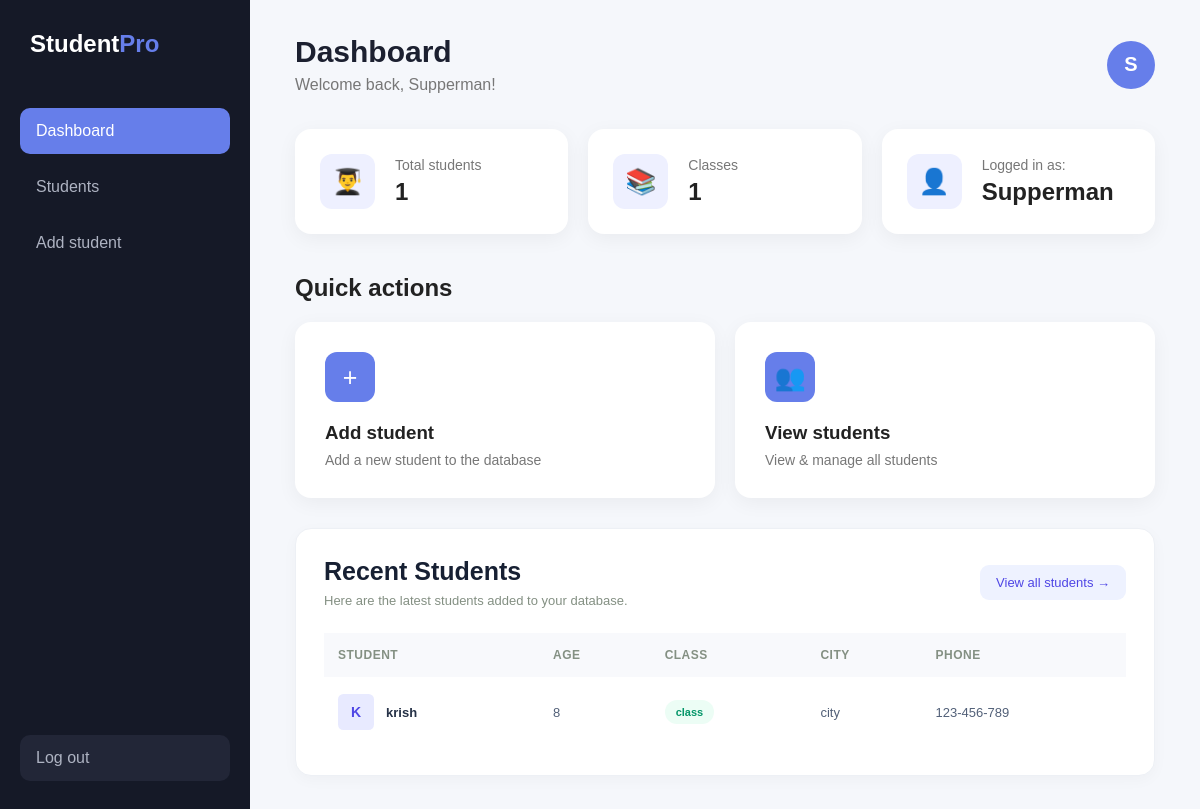
The page /dashboard (signed in) on the database as committed earlier.
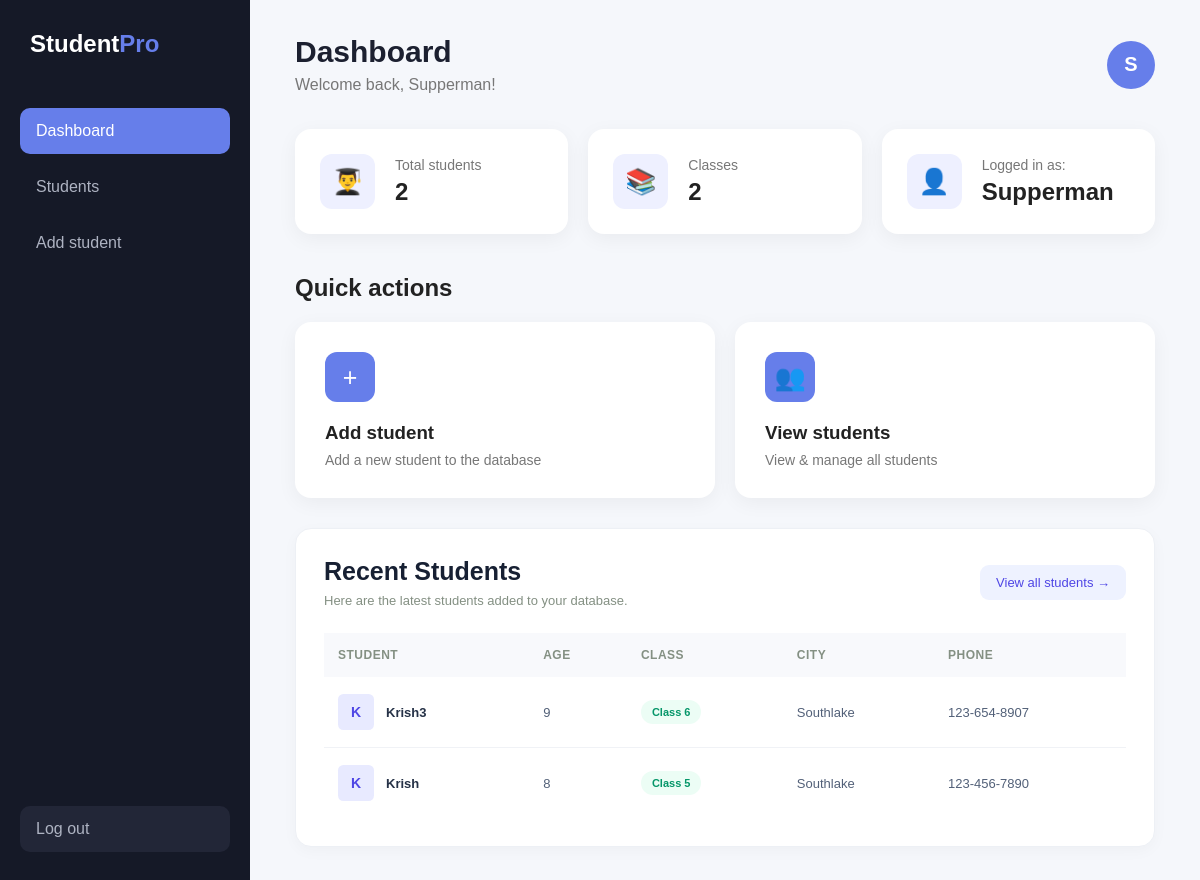
The same page on the database as committed later.
### tables this page shows
CREATE TABLE students(
        id INTEGER PRIMARY KEY AUTOINCREMENT,
        name TEXT NOT NULL,
        age INTEGER NOT NULL,
        class_name TEXT NOT NULL,
        city TEXT NOT NULL,
        phone TEXT NOT NULL
    );

### app.py (the view)
@app.route("/dashboard")
def dashboard():
    if "username" not in session:
        return redirect("/")
    username = session["username"]
    conn = sqlite3.connect("students.db")
    cursor = conn.cursor()
    cursor.execute("SELECT COUNT(*) FROM students")
    total_students = cursor.fetchone()[0]
    cursor.execute("""
        SELECT COUNT(DISTINCT class_name)
        FROM students
    """)
    total_classes = cursor.fetchone()[0]
    cursor.execute("""
        SELECT * FROM students
        ORDER BY id DESC
        LIMIT 5
    """)
    recent_students = cursor.fetchall()
    conn.close()
    return render_template(
        "dashboard.html",
        username=username,
        total_students=total_students,
        total_classes=total_classes,
        recent_students=recent_students
    )

### Templates/dashboard.html (shortened to what this page needs)
<!doctype html>
<html>
    <head>
        <link
            href="{{url_for('static', filename='css/style.css')}}"
            rel="stylesheet"
        />
    </head>
    <body class="dashboard-page">
        <aside class="sidebar">
            <div class="logo">Student<span>Pro</span></div>
            <nav>
                <a href="/dashboard" class="active">Dashboard</a>
                <a href="/students">Students</a>
                <a href="/add-student">Add student</a>
            </nav>
            <a href="/logout" class="logout">Log out</a>
        </aside>
        <main class="main-content">
            <header class="top-bar">
                <div>
                    <h1>Dashboard</h1>
                    <p>Welcome back, {{username}}!</p>
                </div>
                <div class="profile">{{username[0]|upper}}</div>
            </header>
            <section class="stats">
                <div class="stat-card">
                    <div class="stat-icon">👨‍🎓</div>
                    <div>
                        <p>Total students</p>
                        <h2>{{ total_students }}</h2>
                    </div>
                </div>
                <div class="stat-card">
                    <div class="stat-icon">📚</div>
                    <div>
                        <p>Classes</p>
                        <h2>{{ total_classes }}</h2>
                    </div>
                </div>
                <div class="stat-card">
                    <div class="stat-icon">👤</div>
                    <div>
                        <p>Logged in as:</p>
                        <h2>{{username}}</h2>
                    </div>
                </div>
            </section>
            <section class="dashboard-section">
                <h2>Quick actions</h2>
                <div class="action-grid">
                    <a href="/add-student" class="action-card">
                        <div class="action-icon">+</div>
                        <h3>Add student</h3>
                        <p>Add a new student to the database</p>
                    </a>
                    <a href="/students" class="action-card">
                        <div class="action-icon">👥</div>
                        <h3>View students</h3>
                        <p>View & manage all students</p>
                    </a>
                </div>
            </section>
            <section class="dashboard-section recent-section">
                <div class="recent-header">
                    <div>
                        <h2>Recent Students</h2>
                        <p>
                            Here are the latest students added to your database.
                        </p>
                    </div>
                    <a href="/students" class="view-all-btn">
                        View all students →
                    </a>
                </div>
                {% if recent_students %}
                <div class="recent-table-wrapper">
                    <table class="recent-table">
                        <thead>
                            <tr>
                                <th>Student</th>
                                <th>Age</th>
                                <th>Class</th>
                                <th>City</th>
                                <th>Phone</th>
                            </tr>
                        </thead>
                        <tbody>
                            {% for student in recent_students %}
                            <tr>
                                <td>
                                    <div class="student-info">
                                        <div class="student-avatar">
                                            {{ student[1][0]|upper }}
                                        </div>
                                        <span>{{ student[1] }}</span>
                                    </div>
                                </td>
                                <td>{{ student[2] }}</td>
                                <td>
                                    <span class="class-badge">
                                        {{ student[3] }}
                                    </span>
                                </td>
                                <td>{{ student[4] }}</td>
                                <td>{{ student[5] }}</td>
                            </tr>
                            {% endfor %}
                        </tbody>
                    </table>
                </div>
                {% endif %}
            </section>
        </main>
    </body>
</html>

### Static/css/style.css (style rules this page uses)
* { margin: 0; padding: 0; box-sizing: border-box; }
body { font-family: Arial, sans-serif; }
.dashboard-page { background: #f5f7fb; min-height: 100vh; display: flex; }
.sidebar { width: 250px; min-height: 100vh; background: #151927; padding: 30px 20px; display: flex; flex-direction: column; }
.logo { color: white; font-size: 24px; font-weight: bold; margin-bottom: 50px; padding-left: 10px; }
.logo span { color: #667eea; }
.sidebar nav { display: flex; flex-direction: column; gap: 10px; }
.sidebar nav a, .logout { padding: 14px 16px; border-radius: 10px; color: #aeb3c2; text-decoration: none; transition: 0.2s; }
.sidebar nav a:hover, .sidebar nav a.active { background: #667eea; color: white; }
.logout { margin-top: auto; background: #222637; }
.main-content { flex: 1; padding: 35px 45px; }
.top-bar { display: flex; justify-content: space-between; align-items: center; margin-bottom: 35px; }
.top-bar h1 { font-size: 30px; color: #1c2030; margin-bottom: 7px; }
.top-bar p { color: #777; }
.profile { width: 48px; height: 48px; border-radius: 50%; background: #667eea; color: white; display: flex; justify-content: center; align-items: center; font-weight: bold; font-size: 20px; }
.stats { display: grid; grid-template-columns: repeat(3, 1fr); gap: 20px; margin-bottom: 40px; }
.stat-card { background: white; padding: 25px; border-radius: 16px; display: flex; align-items: center; gap: 20px; box-shadow: 0px 5px 20px rgba(0, 0, 0, 0.05); }
.stat-icon { width: 55px; height: 55px; border-radius: 12px; background: #eef0ff; display: flex; justify-content: center; align-items: center; font-size: 25px; }
.stat-card p { color: #777; font-size: 14px; margin-bottom: 5px; }
.action-grid { display: grid; grid-template-columns: repeat(2, 1fr); gap: 20px; }
.action-card { background: white; padding: 30px; border-radius: 16px; text-decoration: none; color: #222; box-shadow: 0 5px 20px rgba(0, 0, 0, 0.05); transition: 0.2s; }
.action-icon { width: 50px; height: 50px; background: #667eea; color: white; border-radius: 12px; display: flex; justify-content: center; align-items: center; font-size: 25px; margin-bottom: 20px; }
.action-card h3 { margin-bottom: 8px; }
.action-card p { color: #777; font-size: 14px; }
.stat-card h2 { color: #222; }
.dashboard-section h2 { margin-bottom: 20px; color: #222; }
a { color: #667eea; text-decoration: none; }
.recent-section { margin-top: 30px; background: #ffffff; padding: 28px; border-radius: 16px; border: 1px solid #edf0f5; box-shadow: 0 4px 15px rgba(0, 0, 0, 0.03); }
.recent-header { display: flex; justify-content: space-between; align-items: center; gap: 15px; margin-bottom: 25px; }
.recent-header h2 { font-size: 25px; color: #172033; margin: 0 0 7px; }
.recent-header p { font-size: 13px; color: #849083; margin: 0; }
.view-all-btn { display: inline-block; background: #eef2ff; color: #4f46e5; padding: 10px 16px; border-radius: 9px; text-decoration: none; font-size: 13px; font-width: 600; transition: 0.2s ease; }
.recent-table-wrapper { width: 100%; overflow-x: auto; }
.recent-table { width: 100%; border-collapse: collapse; text-align: left; }
.recent-table thead { background: #f8f9fc; }
.recent-table th { padding: 15px 14px; font-size: 12px; color: #849083; font-weight: 600; text-transform: uppercase; letter-spacing: 0.5px; }
.recent-table td { padding: 17px 14px; font-size: 13px; color: #526078; border-bottom: 1px solid #f0f2f6; }
.recent-table tbody tr { transition: background 0.2s ease; }
.recent-table tbody tr:last-child td { border-bottom: none; }
.student-info { display: flex; align-items: center; gap: 12px; font-weight: 600; color: #263247; }
.student-avatar { width: 36px; height: 36px; border-radius: 15%; background: #e8eaff; color: #4f46e5; display: flex; align-items: center; justify-content: center; font-size: 14px; font-weight: 700; }
.class-badge { display: inline-block; background: #ecfdf5; color: #059669; padding: 6px 11px; border-radius: 20px; font-size: 11px; font-weight: 600; }

Rows that differ between the two databases and show on the page:
removed students: name "K", name "krish", age "8", class_name "class", city "city", phone "123-456-789"
added students: name "K", name "Krish3", age "9", class_name "Class 6", city "Southlake", phone "123-654-8907"
added students: name "K", name "Krish", age "8", class_name "Class 5", city "Southlake", phone "123-456-7890"
Other text that changed with them:
{{ total_students }}: "1" → "2"
{{ total_classes }}: "1" → "2"
